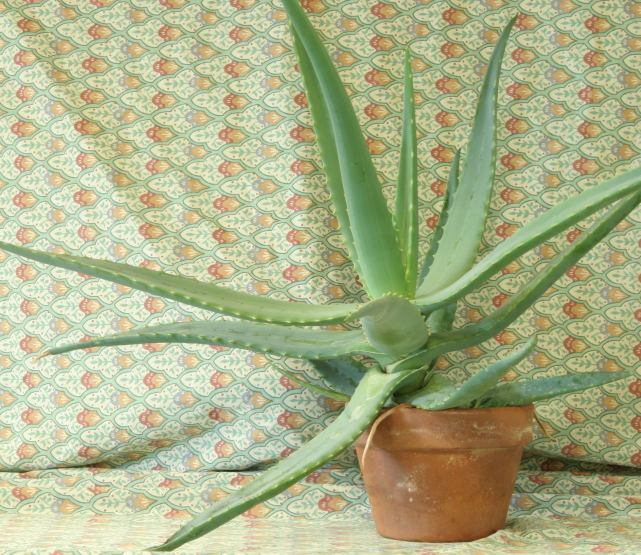
//> input picture stereo_vision/L.jpg, 1282 x 1110 px (shown at 1/2 size)
$ ./disparity   (built with g++ and OpenCV 4)
//> lines starting //> are read from the running program, lines starting //| are printed output that depends on the picture
#include <iostream>
#include <stdio.h>

#include <opencv2/opencv.hpp>

int main(int argc, char **argv)
{

    cv::Mat img1 = cv::imread("/home/frazer/Documents/opencv_projects/stereo_vision/L.jpg", CV_LOAD_IMAGE_COLOR);
//> img1 is the input picture: 1110 rows x 1282 cols, CV_8UC3; mean B, G, R 136.6, 177.2, 171.2
    cv::Mat img2 = cv::imread("/home/frazer/Documents/opencv_projects/stereo_vision/R.jpg", CV_LOAD_IMAGE_COLOR);
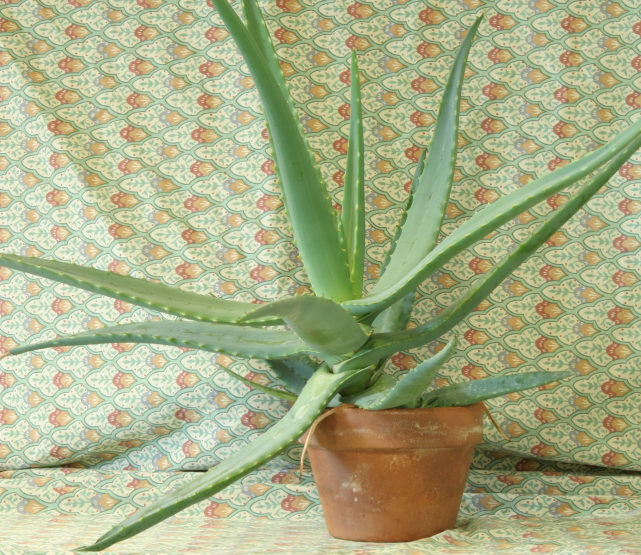
//> input picture stereo_vision/R.jpg, 1282 x 1110 px (shown at 1/2 size)
//> img2 is the input picture: 1110 rows x 1282 cols, CV_8UC3; mean B, G, R 134.1, 174.2, 168

    cv::Mat L, R;

    cv::pyrDown(img1, L, cv::Size(img1.cols / 2, img1.rows / 2));
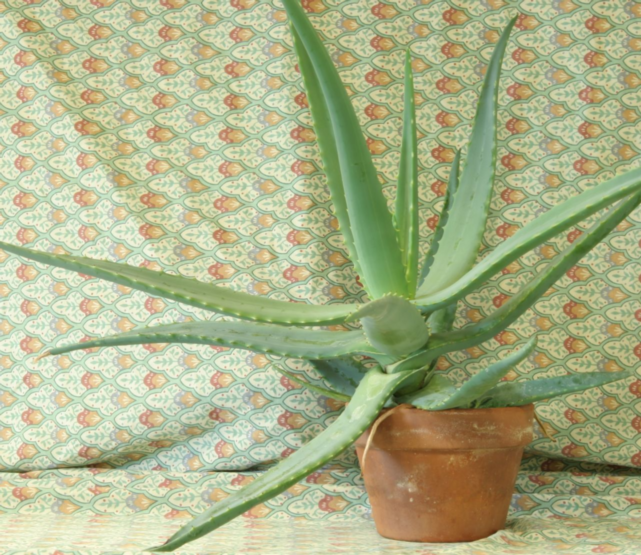
//> L: 555 rows x 641 cols, CV_8UC3; mean B, G, R 136.6, 177.2, 171.2
    cv::pyrDown(img2, R, cv::Size(img2.cols / 2, img2.rows / 2));
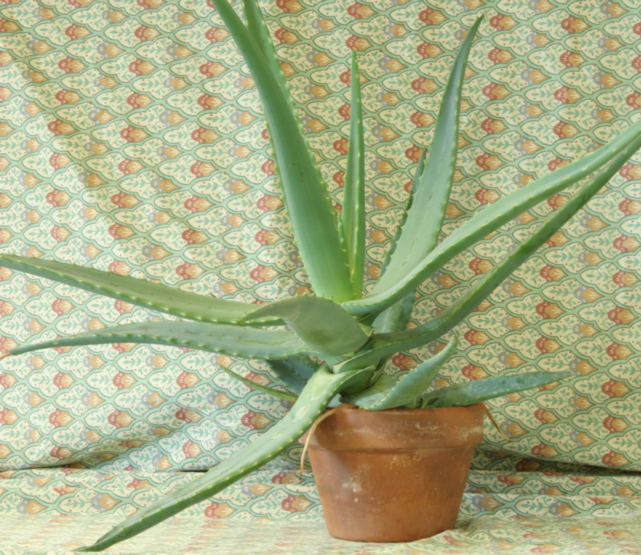
//> R: 555 rows x 641 cols, CV_8UC3; mean B, G, R 134.1, 174.2, 168

    cv::Size img_size = L.size();
//> img_size = Size(641, 555)

    int numberOfDisparities = ((img_size.width / 8) + 15) & -16;
//> numberOfDisparities = 80

    cv::Ptr<cv::StereoSGBM> sgbm = cv::StereoSGBM::create(0, 16, 3);

    sgbm->setPreFilterCap(63);
    int sgbmWinSize = 3;
    sgbm->setBlockSize(sgbmWinSize);

    int cn = img1.channels();
//> cn = 3

    sgbm->setP1(8 * cn * sgbmWinSize * sgbmWinSize);
    sgbm->setP2(32 * cn * sgbmWinSize * sgbmWinSize);
    sgbm->setMinDisparity(0);
    sgbm->setNumDisparities(numberOfDisparities);
    sgbm->setUniquenessRatio(10);
    sgbm->setSpeckleWindowSize(100);
    sgbm->setSpeckleRange(32);
    sgbm->setDisp12MaxDiff(1);

    cv::Mat disp, disp8;

    sgbm->compute(L, R, disp);
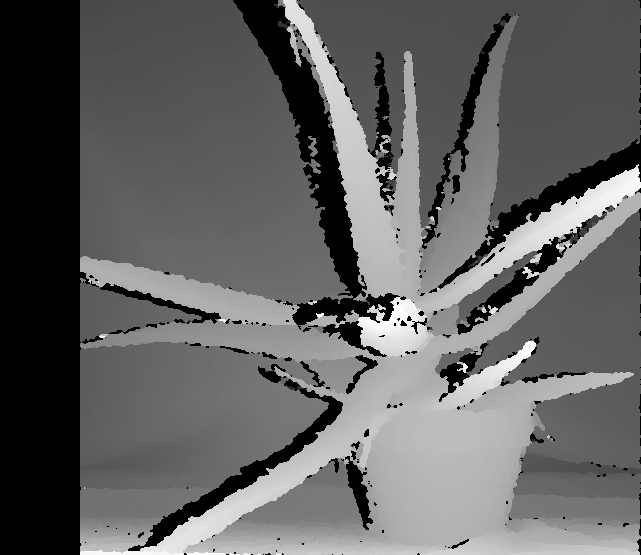
//> disp: 555 rows x 641 cols, CV_16SC1; min -16, max 1264, mean 476.6; drawn with min black and max white

    disp.convertTo(disp8, CV_8U);
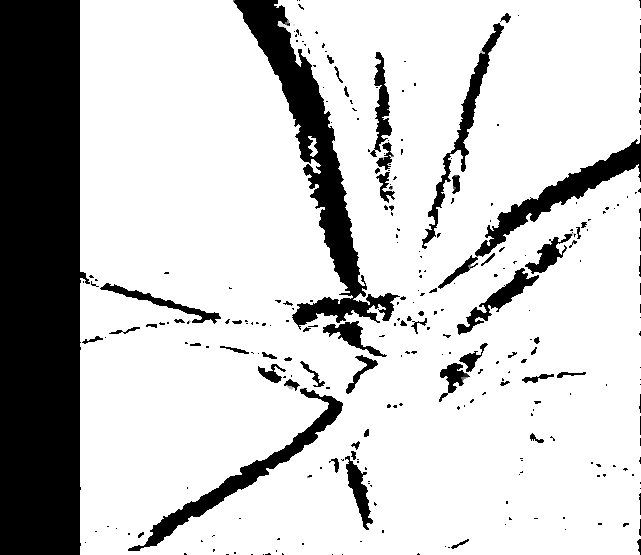
//> disp8: 555 rows x 641 cols, CV_8UC1; min 0, max 255, mean 201.1

    cv::namedWindow("left", CV_WINDOW_AUTOSIZE);
    cv::imshow("left", L);

    cv::namedWindow("right", CV_WINDOW_AUTOSIZE);
    cv::imshow("right", R);

    cv::namedWindow("disparity", CV_WINDOW_AUTOSIZE);
    cv::imshow("disparity", disp8);


    cv::waitKey(0);

    return 0;
}
